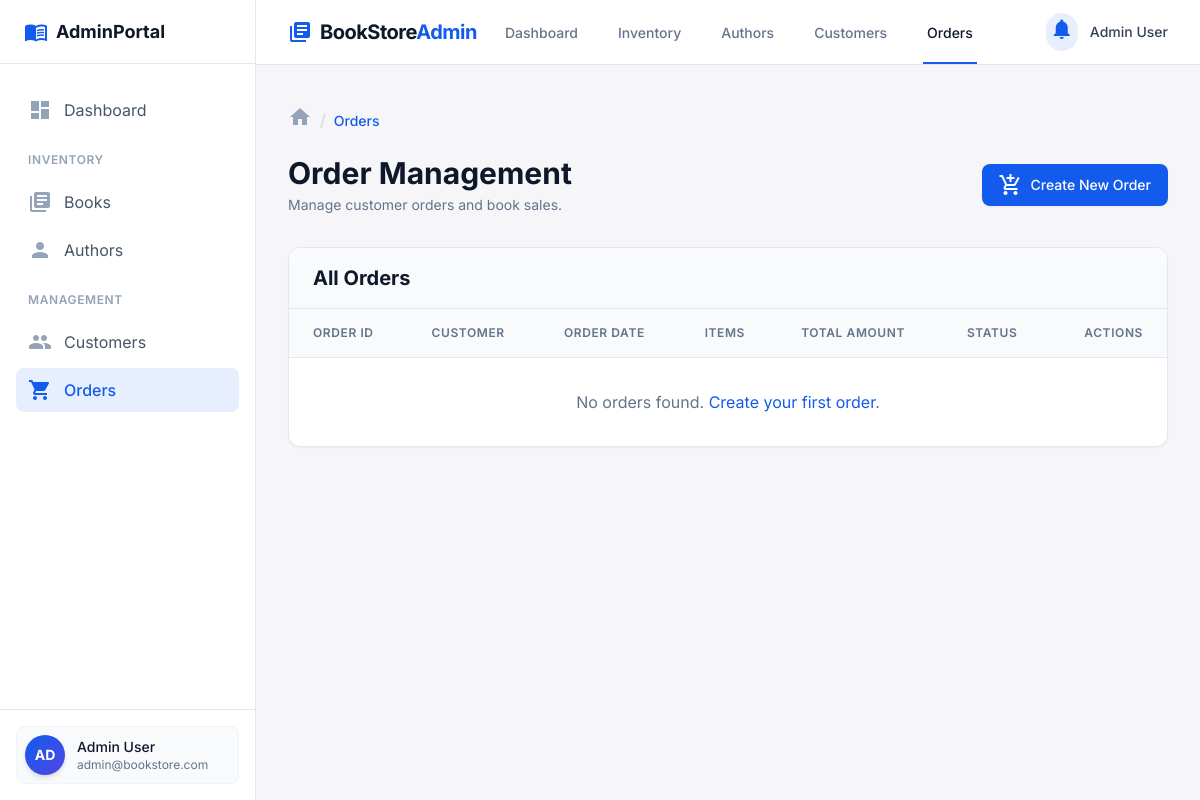
The page /index.php?page=order on the database as committed earlier.
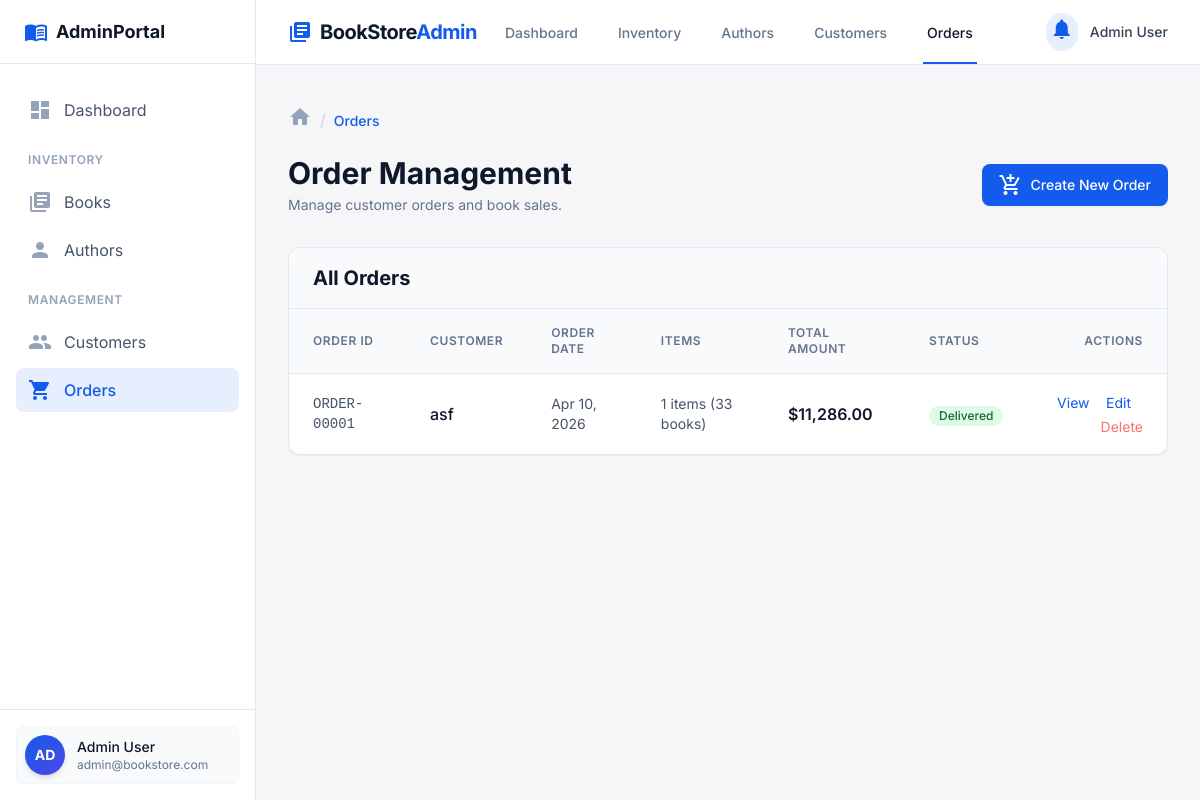
The same page on the database as committed later.
### tables this page shows
CREATE TABLE ORDERS (
    ORDER_ID INTEGER PRIMARY KEY AUTOINCREMENT,
    CUSTOMER_ID INTEGER NOT NULL,
    ORDER_DATE TEXT DEFAULT CURRENT_TIMESTAMP,
    TOTAL_AMOUNT REAL NOT NULL,
    STATUS TEXT DEFAULT 'Pending' CHECK (STATUS IN ('Pending', 'Processing', 'Shipped', 'Delivered', 'Cancelled')),
    FOREIGN KEY (CUSTOMER_ID) REFERENCES CUSTOMERS(CUSTOMER_ID)
);

### controllers/OrderController.php (called while the page is built, shortened)
<?php
require_once __DIR__ . '/../db.php';
function getAllOrders() {
    global $pdo;
    $stmt = $pdo->query('
        SELECT O.*, C.NAME AS CUSTOMER_NAME,
               COUNT(OI.ORDER_ITEM_ID) as ITEM_COUNT,
               SUM(OI.QUANTITY) as TOTAL_BOOKS
        FROM ORDERS O
        LEFT JOIN CUSTOMERS C ON O.CUSTOMER_ID = C.CUSTOMER_ID
        LEFT JOIN ORDER_ITEMS OI ON O.ORDER_ID = OI.ORDER_ID
        GROUP BY O.ORDER_ID
        ORDER BY O.ORDER_DATE DESC
    ');
    return $stmt->fetchAll(PDO::FETCH_ASSOC);
}

### views/Order.php (the view, shortened to what the changed rows need)
<?php
require_once __DIR__ . '/../controllers/OrderController.php';
$orders = getAllOrders();
?>
<!DOCTYPE html>
<html lang="en"><head>
<script src="https://cdn.tailwindcss.com?plugins=forms,container-queries"></script>
<script id="tailwind-config">
        tailwind.config = {
            darkMode: "class",
            theme: {
                extend: {
                    colors: {
                        "primary": "#135bec",
                        "primary-hover": "#0f4bc2",
                        "background-light": "#f6f6f8",
                        "background-dark": "#101622",
                    },
                    fontFamily: {
                        "display": ["Inter", "sans-serif"]
                    },
                    borderRadius: {"DEFAULT": "0.25rem", "lg": "0.5rem", "xl": "0.75rem", "full": "9999px"},
                },
            },
        }
    </script>
</head>
<body class="bg-background-light dark:bg-background-dark font-display text-slate-800 dark:text-slate-200 min-h-screen flex flex-col">
<main class="flex-grow py-10">
<div class="max-w-7xl mx-auto px-4 sm:px-6 lg:px-8">
<div class="md:flex md:items-center md:justify-between mb-8">
<div class="flex-1 min-w-0">
<h2 class="text-2xl font-bold leading-7 text-slate-900 dark:text-white sm:text-3xl sm:truncate">
                        Order Management
                    </h2>
</div>
</div>
<div class="bg-white rounded-xl shadow-sm border border-slate-200 overflow-hidden">
<div class="px-6 py-4 border-b border-slate-200 bg-slate-50">
<h2 class="text-xl font-bold text-slate-900">All Orders</h2>
</div>
<div class="overflow-x-auto">
<table class="w-full text-left border-collapse">
    <thead>
        <tr class="bg-slate-50 dark:bg-slate-800/50">
            <th class="px-6 py-4 text-xs font-semibold uppercase tracking-wider text-slate-500 border-b border-slate-200 dark:border-slate-800">Order ID</th>
            <th class="px-6 py-4 text-xs font-semibold uppercase tracking-wider text-slate-500 border-b border-slate-200 dark:border-slate-800">Customer</th>
            <th class="px-6 py-4 text-xs font-semibold uppercase tracking-wider text-slate-500 border-b border-slate-200 dark:border-slate-800">Order Date</th>
            <th class="px-6 py-4 text-xs font-semibold uppercase tracking-wider text-slate-500 border-b border-slate-200 dark:border-slate-800">Items</th>
            <th class="px-6 py-4 text-xs font-semibold uppercase tracking-wider text-slate-500 border-b border-slate-200 dark:border-slate-800">Total Amount</th>
            <th class="px-6 py-4 text-xs font-semibold uppercase tracking-wider text-slate-500 border-b border-slate-200 dark:border-slate-800">Status</th>
            <th class="px-6 py-4 text-xs font-semibold uppercase tracking-wider text-slate-500 border-b border-slate-200 dark:border-slate-800 text-right">Actions</th>
        </tr>
    </thead>
    <tbody>
        <?php foreach ($orders as $order): ?>
            <tr class="hover:bg-primary/5 transition-colors group">
                <td class="px-6 py-4 font-mono text-sm text-slate-600 dark:text-slate-400">ORDER-<?php echo str_pad($order['ORDER_ID'], 5, '0', STR_PAD_LEFT); ?></td>
                <td class="px-6 py-4">
                    <div class="font-medium text-slate-900 dark:text-white"><?php echo htmlspecialchars($order['CUSTOMER_NAME'] ?? 'Unknown Customer'); ?></div>
                </td>
                <td class="px-6 py-4 text-sm text-slate-600 dark:text-slate-400">
                    <?php echo date('M j, Y', strtotime($order['ORDER_DATE'])); ?>
                </td>
                <td class="px-6 py-4 text-sm text-slate-600 dark:text-slate-400">
                    <?php echo ($order['ITEM_COUNT'] ?? 0); ?> items (<?php echo ($order['TOTAL_BOOKS'] ?? 0); ?> books)
                </td>
                <td class="px-6 py-4 font-semibold text-slate-900 dark:text-white">$<?php echo number_format($order['TOTAL_AMOUNT'] ?? 0, 2); ?></td>
                <td class="px-6 py-4">
                    <?php
                    $status = $order['STATUS'] ?? 'Pending';
                    $statusColors = [
                        'Pending' => 'bg-yellow-100 text-yellow-800',
                        'Processing' => 'bg-blue-100 text-blue-800',
                        'Shipped' => 'bg-purple-100 text-purple-800',
                        'Delivered' => 'bg-green-100 text-green-800',
                        'Cancelled' => 'bg-red-100 text-red-800'
                    ];
                    $colorClass = $statusColors[$status] ?? 'bg-gray-100 text-gray-800';
                    ?>
                    <span class="inline-flex items-center px-2.5 py-0.5 rounded-full text-xs font-medium <?php echo $colorClass; ?>">
                        <?php echo htmlspecialchars($status); ?>
                    </span>
                </td>
                <td class="px-6 py-4 text-right">
                    <a href="index.php?page=orderdetails&id=<?php echo $order['ORDER_ID']; ?>" class="text-primary hover:text-primary-hover mr-3 text-sm">View</a>
                    <a href="index.php?page=editorder&id=<?php echo $order['ORDER_ID']; ?>" class="text-primary hover:text-primary-hover mr-3 text-sm">Edit</a>
                    <form method="post" style="display:inline;">
                        <button type="submit" name="delete_order" value="<?php echo $order['ORDER_ID']; ?>" class="text-red-400 hover:text-red-600 transition-colors text-sm" onclick="return confirm('Are you sure you want to delete this order? This will restore book stock.');">Delete</button>
                    </form>
                </td>
            </tr>
        <?php endforeach; ?>
        <?php if (count($orders) === 0): ?>
            <tr><td colspan="7" class="px-6 py-8 text-center text-slate-500">No orders found. <a href="index.php?page=addorder" class="text-primary hover:underline">Create your first order</a>.</td></tr>
        <?php endif; ?>
    </tbody>
</table>
</div>
</div>
</main>
</body>
</html>

Rows that differ between the two databases and show on the page:
added orders: ORDER_ID "00001", CUSTOMER_NAME "asf", ORDER_DATE "Apr 10, 2026", ITEM_COUNT "1", TOTAL_BOOKS "33", TOTAL_AMOUNT "11,286.00", STATUS "Delivered"
Other text that changed with them:
text no longer shown: "No orders found. Create your first order ."
